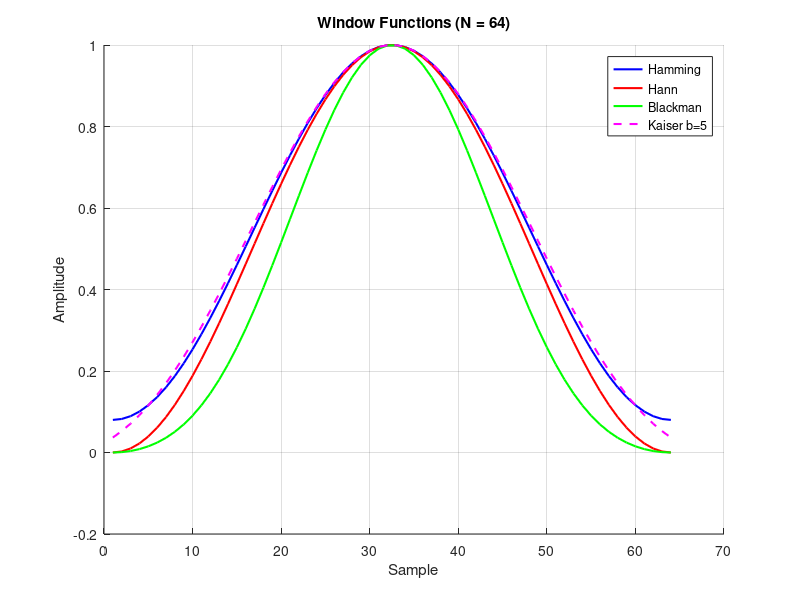

Recreate this plot in MATLAB.
% Window Functions — Compare common windows
% Hamming, Hann, Blackman, and Kaiser side by side.
clear
close all

N = 64;
w_ham  = hamming(N);
w_han  = hann(N);
w_blk  = blackman(N);
w_kai  = kaiser(N, 5);

n = 1:N;

figure
hold on
plot(n, w_ham, 'b-', 'LineWidth', 1.5)
plot(n, w_han, 'r-', 'LineWidth', 1.5)
plot(n, w_blk, 'g-', 'LineWidth', 1.5)
plot(n, w_kai, 'm--', 'LineWidth', 1.5)
hold off
title('Window Functions (N = 64)')
xlabel('Sample')
ylabel('Amplitude')
legend('Hamming', 'Hann', 'Blackman', 'Kaiser b=5')
grid on
